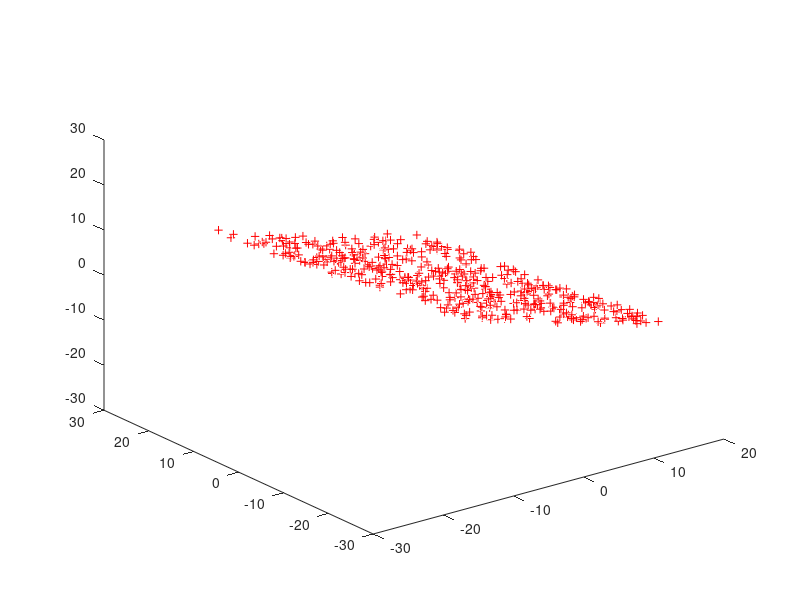

Write MATLAB code to recreate this figure.
Nums=500;
x=40*(rand(2,Nums)-0.5);
y=0.8*x(1,:)+0.5*x(2,:)+normrnd(0,3,1,Nums);
X=zeros(3,Nums);
X(1:2,:)=x;
X(3,:)=y;
plot3(X(1,:),X(2,:),X(3,:),'ro')

d1 = 2;
A1 = mean(X(1,:));
A2 = mean(X(2,:));
A3 = mean(X(3,:));
X(1,:) = X(1,:) - A1;
X(2,:) = X(2,:) - A2;
X(3,:) = X(3,:) - A3;
E = X*X';
[V,lamda] = eig(E);
[dis,m1] = max(max(lamda));
lamda(m1,m1) = 0;
V1 = V(:,m1);
[dis1,m2] = max(max(lamda));
V2 = V(:,m2);
W = [V1,V2];
W1 = zeros(3,1);
W = [W,W1];
Z = V*W'*X;
plot3(Z(1,:),Z(2,:),Z(3,:),'r+');
